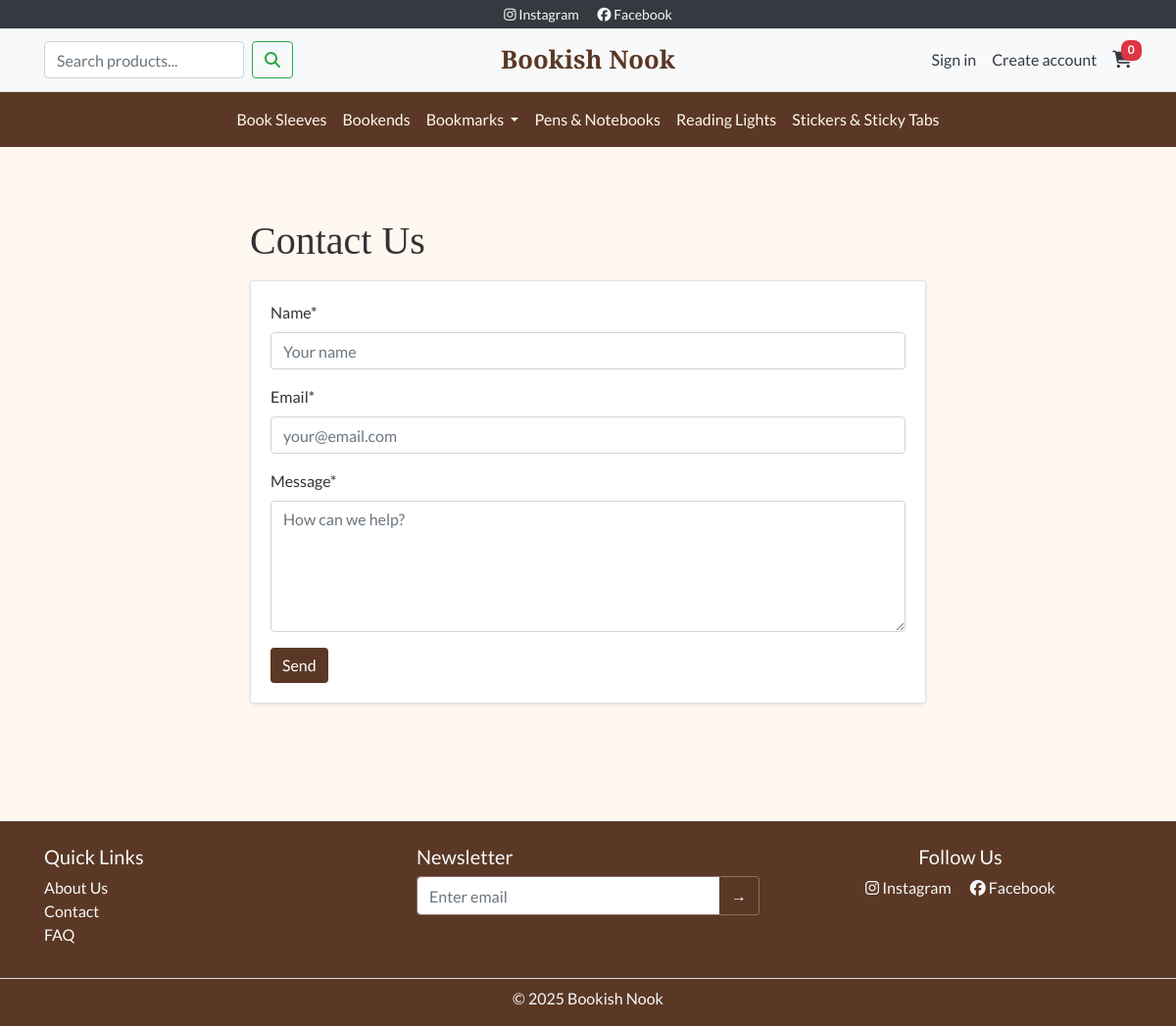
Page /contact/ on the committed database.
### products/models.py (models this page shows, shortened)
class Category(models.Model):
    name = models.CharField(max_length=100)
    slug = models.SlugField(max_length=110, unique=False)
    parent = models.ForeignKey(
        "self", null=True, blank=True,
        related_name="children", on_delete=models.CASCADE
    )
    is_active = models.BooleanField(default=True)
    is_featured = models.BooleanField(default=False, help_text="Show on homepage")
    featured_order = models.PositiveIntegerField(default=0, help_text="Order on homepage (low first)")
    description = models.TextField(blank=True)
    image = models.ImageField(upload_to="category_images/", blank=True, null=True)
    class Meta:
        unique_together = ("parent", "slug")  # the same slug can exist under different parents
        ordering = ["parent__id", "name"]
    @property
    def slug_path(self):
        parts, c = [], self
        while c:
            parts.append(c.slug)
            c = c.parent
        return "/".join(reversed(parts))
    def get_absolute_url(self):
        return f"/products/category/{self.slug_path}/"

### home/views.py (the view)
# urls.py: path("contact/", views.contact, name="contact"),
def contact(request):
    if request.method == "POST":
        form = ContactForm(request.POST)
        if form.is_valid():
            ip = request.META.get("REMOTE_ADDR", "unknown")
            key = f"contact_rate:{ip}"
            count = cache.get(key, 0)
            if count >= 5:
                messages.error(request, "Too many messages, try again later.")
                return redirect("contact")
            cache.set(key, count+1, 600)
            body = (
                f"From: {form.cleaned_data['name']} <{form.cleaned_data['email']}>\n\n"
                f"{form.cleaned_data['message']}"
            )
            email = EmailMessage(
                subject="[Bookish Nook] Contact form",
                body=body,
                from_email=settings.DEFAULT_FROM_EMAIL,
                to=[settings.DEFAULT_FROM_EMAIL],
                reply_to=[form.cleaned_data["email"]],
            )
            try:
                email.send(fail_silently=False)
                messages.success(request, "Thanks! We’ve received your message.")
                return redirect("contact")
            except Exception:
                messages.error(request, "Oops, something went wrong. Please try again.")
    else:
        form = ContactForm()
    return render(request, "home/contact.html", {"form": form})

### home/forms.py (shortened to what this page needs)
class ContactForm(forms.Form):
    name = forms.CharField(max_length=120, widget=forms.TextInput(attrs={"placeholder": "Your name"}))
    email = forms.EmailField(widget=forms.EmailInput(attrs={"placeholder": "your@email.com"}))
    message = forms.CharField(widget=forms.Textarea(attrs={"rows": 5, "placeholder": "How can we help?"}))
    website = forms.CharField(required=False, widget=forms.HiddenInput())  # honeypot

### bookshop/context_processors.py (called while the page is built)
def cart_count(request):
    cart = request.session.get("cart", {})
    return {"cart_count": sum(cart.values())}

def nav_categories(request):
    roots = Category.objects.filter(parent__isnull=True, is_active=True).order_by("name")
    bookmarks = Category.objects.filter(slug="bookmarks", parent__isnull=True).first()
    return {
        "root_categories": roots,      # alla rotkategorier
        "bookmarks_cat": bookmarks,    # Bookmarks-objektet (rot)
    }
    return {"root_categories": roots}

### home/templates/home/contact.html (shortened to what this page needs)
{% extends "base.html" %}
{% load crispy_forms_tags %}
{% block content %}
<div class="container my-5" style="max-width:720px;">
  <h1 class="bn-section-title mb-3">Contact Us</h1>
  <div class="card shadow-sm">
    <div class="card-body">
      <form method="post" novalidate>
        {{ form|crispy }}
        <button class="btn bn-btn-primary">Send</button>
      </form>
    </div>
  </div>
</div>
{% endblock %}

### templates/includes/header.html (shortened to what this page needs)
<div class="bg-dark text-light text-center py-1 small">
  <a href="https://www.instagram.com/" class="text-light mx-2" target="_blank" rel="noopener" aria-label="Link to Instagram (opens in new tab)">
    <i class="fab fa-instagram"></i> Instagram
  </a>
  <a href="https://www.facebook.com/" class="text-light mx-2" target="_blank" rel="noopener" aria-label="Link to Facebook (opens in new tab)">
    <i class="fab fa-facebook"></i> Facebook
  </a>
</div>
<nav class="navbar navbar-light bg-light border-bottom py-2">
  <div class="container navbar-grid">
    <div class="d-flex align-items-center">
      <form action="{% url 'products:list' %}" method="get" class="form-inline d-none d-lg-flex">
        <input class="form-control mr-2"
          type="search"
          name="q"
          placeholder="Search products..."
          aria-label="Search"
          value="{{ request.GET.q|default:'' }}">
        <button class="btn btn-outline-success" type="submit">
          <i class="fas fa-search"></i>
        </button>
      </form>
    </div>
    <a class="navbar-brand bn-title text-center mx-0" href="/">Bookish Nook</a>
    <div class="d-flex align-items-center justify-content-end">
      {% if request.user.is_authenticated %}
        <a href="{% url 'profiles:dashboard' %}" class="text-dark mr-3 d-none d-lg-inline" title="My Account">
          <i class="far fa-user"></i>
        </a>
        <a href="{% url 'account_logout' %}" class="text-dark mr-3 d-none d-lg-inline">Logout</a>
      {% else %}
        <a href="{% url 'account_login' %}?modal=1" class="text-dark mr-3 d-none d-lg-inline" data-auth-modal="login">Sign in</a>
        <a href="{% url 'account_signup' %}?modal=1" class="text-dark mr-3 d-none d-lg-inline" data-auth-modal="signup">Create account</a>
      {% endif %}
      <a href="{% url 'cart:view' %}" class="text-dark position-relative" title="Cart">
        <i class="fas fa-shopping-cart"></i>
        <span class="badge badge-pill badge-danger position-absolute" style="top:-8px; right:-10px;">
          {{ cart_count|default:0 }}
        </span>
      </a>
    </div>
  </div>
</nav>
<nav class="navbar navbar-expand-lg navbar-dark bn-brown">
  <div class="collapse navbar-collapse justify-content-center" id="mainNav">
  <ul class="navbar-nav bn-navbar">
  {% for root in root_categories %}
    {% if bookmarks_cat and root.id == bookmarks_cat.id %}
      <li class="nav-item dropdown">
        <a class="nav-link dropdown-toggle"
           href="{{ bookmarks_cat.get_absolute_url }}"
           id="navBookmarks"
           data-toggle="dropdown" aria-haspopup="true" aria-expanded="false">
          {{ bookmarks_cat.name }}
        </a>
      </li>
    {% else %}
      <li class="nav-item">
        <a class="nav-link" href="{{ root.get_absolute_url }}">{{ root.name }}</a>
      </li>
    {% endif %}
  {% endfor %}
  </ul>
  </div>
</nav>

### static/css/style.css (style rules this page uses)
html, body { overflow-x: hidden; }
body { font-family: 'Lato', sans-serif; color: #333333; background-color: #FFF8F0; }
h1, h2, h3, .bn-title, .bn-section-title { font-family: 'Playfair Display', serif; }
.bn-brown { background-color: #5A3825; }
.bn-btn-primary { background-color: #5A3825; border: none; color: #FFF8F0; }
.bn-title { font-size: 1.4rem; font-weight: 700; }
.navbar-grid { display: grid; grid-template-columns: 1fr auto 1fr; align-items: center; gap: .5rem; }
.navbar-light .navbar-brand.bn-title { color: #5A3825 !important; font-size: 1.6rem; font-weight: 700; }
.navbar .btn-link i, .navbar a i { font-size: 1.1rem; }
.navbar-dark .navbar-nav .nav-link { color: #FFF8F0; }
.navbar .container.navbar-grid { display: grid !important; grid-template-columns: 1fr auto 1fr; align-items: center; gap: .5rem; }
.navbar .container.navbar-grid .bn-title { justify-self: center; margin: 0; }
.badge { border-radius: .5rem; padding: .35em .6em; font-weight: 600; }
a, .btn-link { color: #5A3825; text-decoration: none; }
.bn-btn-primary { background-color: #5A3825; color: #fff; border: none; }
html, body { height: 100%; }
body { display: flex; flex-direction: column; min-height: 100vh; }

### rows in the picture
Category: name "Book Sleeves"
Category: name "Bookends"
Category: name "Bookmarks"
Category: name "Pens & Notebooks"
Category: name "Reading Lights"
Category: name "Stickers & Sticky Tabs"

### other values in the picture
{{ cart_count|default:0 }} "0"
